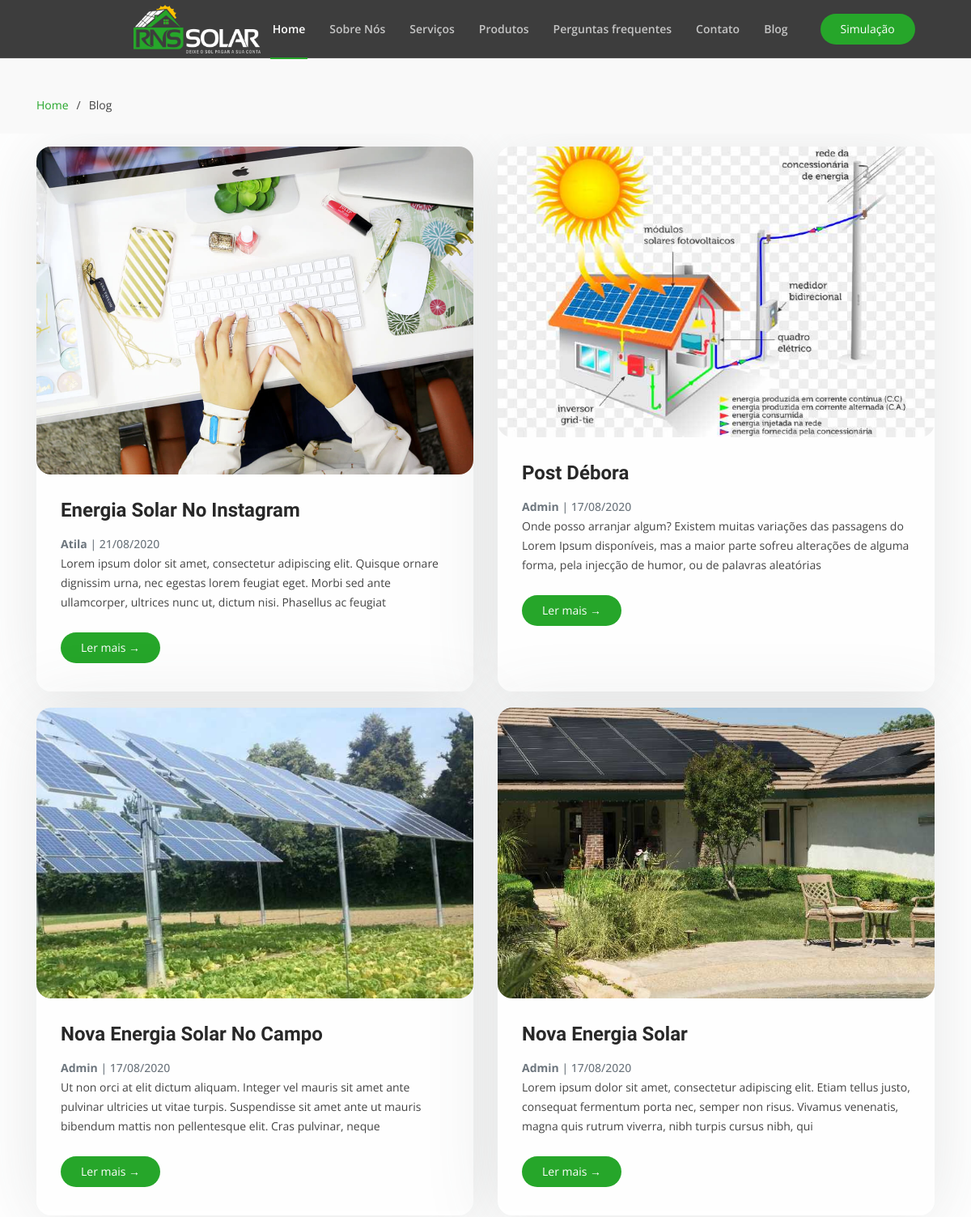
The page /blog/ (upper part) on the database as committed earlier.
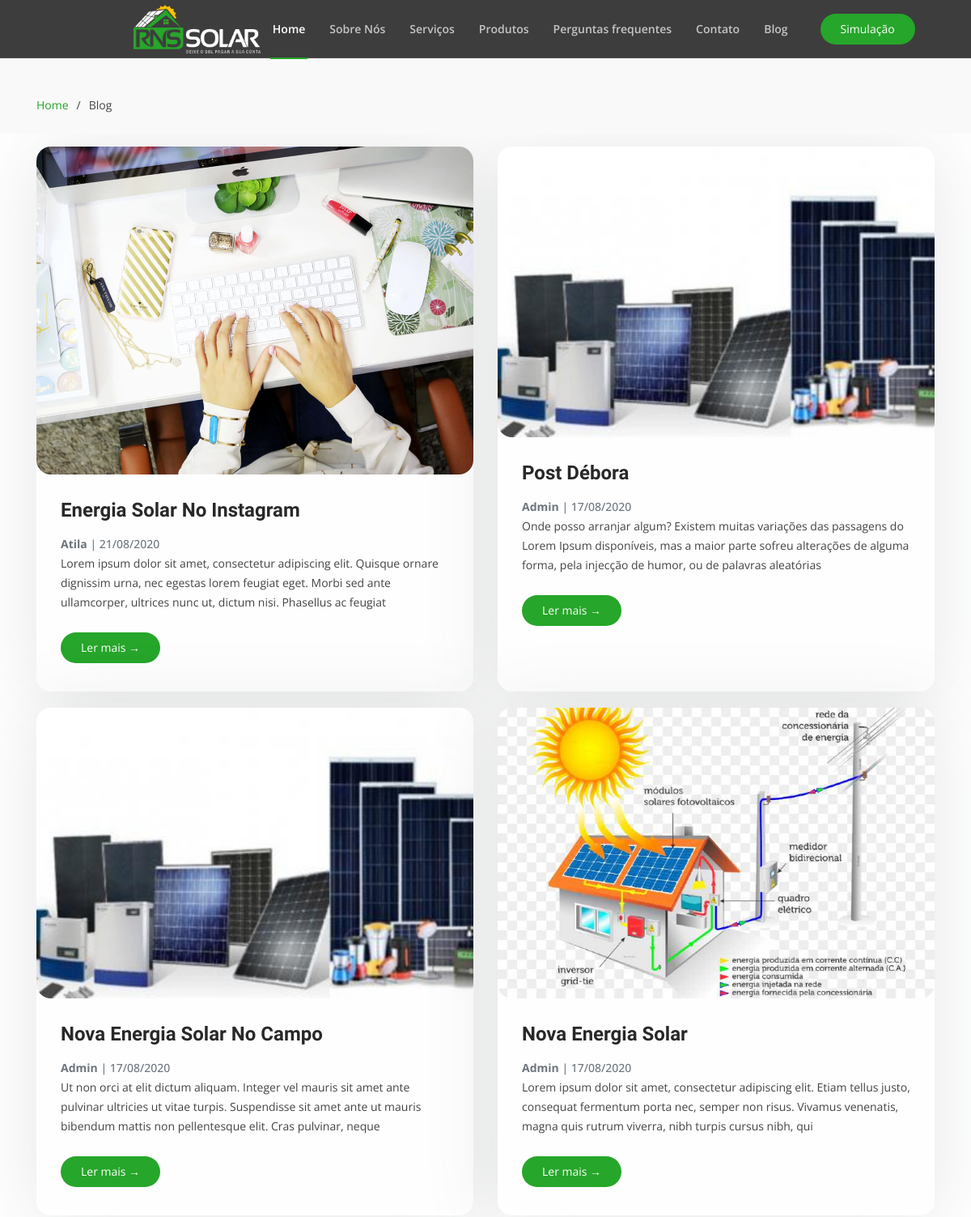
The same page on the database as committed later.
### blog/models.py (models this page shows, shortened)
class Post(models.Model):
    image = models.ImageField(upload_to ='img_blog', blank= True)
    title = models.CharField(max_length=200, unique=True)
    slug = models.SlugField(max_length=200, unique=True)
    author = models.ForeignKey(User, on_delete= models.CASCADE,related_name='blog_posts')
    updated_on = models.DateTimeField(auto_now= True)
    content = models.TextField()
    created_on = models.DateTimeField(auto_now_add=True)
    status = models.IntegerField(choices=STATUS, default=0)
    class Meta:
        ordering = ['-created_on']

### blog/views.py (the view)
# urls.py: path('', views.PostList.as_view(), name='blog'),
class PostList(ListView):
    queryset = Post.objects.filter(status=1).order_by('-created_on')
    template_name = 'blog.html'

### templates/blog.html (shortened to what this page needs)
{% extends "base.html" %}
{% block content %}
  {% load static %}
  <header id="header" class="fixed-top header-inner-pages">
    {% include "navbar.html" %}
  </header>
  <main id="main">
    <section id="breadcrumbs" class="breadcrumbs">
      <div class="container" style="margin-top: 2rem;">
        <ol>
          <li><a href="/">Home</a></li>
          <li>Blog</li>
        </ol>
      </div>
    </section>
    <section id="blog" class="blog">
      <div class="container">
        <div class="row">
          {% for post in post_list %}
            <div class="col-lg-6 col-md-6 d-flex align-items-stretch">
              <div class="icon-box">
                <a href="{% url 'post_detail' post.slug  %}">
                <img src="{{ post.image.url }}" class="img-box-teste">
                <div style="  padding: 30px; ">
                  <h3><a href="{% url 'post_detail' post.slug  %}">{{ post.title|title }}</h3></a>
                  <p class="card-text text-muted h6"> <strong>{{ post.author|capfirst }}</strong> | {{ post.created_on|date:'d/m/Y'}} </p>
                  <p>{{post.content|slice:":200" }}</p>
                  <a href="{% url 'post_detail' post.slug  %}" class="get-started-btn" style="margin-left: 0px; margin-top: 25px;">Ler mais &rarr;</a>
                </div>
              </div>
            </div>
          {% endfor %}
    </section>
  </main>
{% endblock %}

Rows that differ between the two databases and show on the page:
changed Post "Post Débora": image: a different picture
changed Post "Nova Energia Solar No Campo": image: a different picture
changed Post "Nova Energia Solar": image: a different picture
